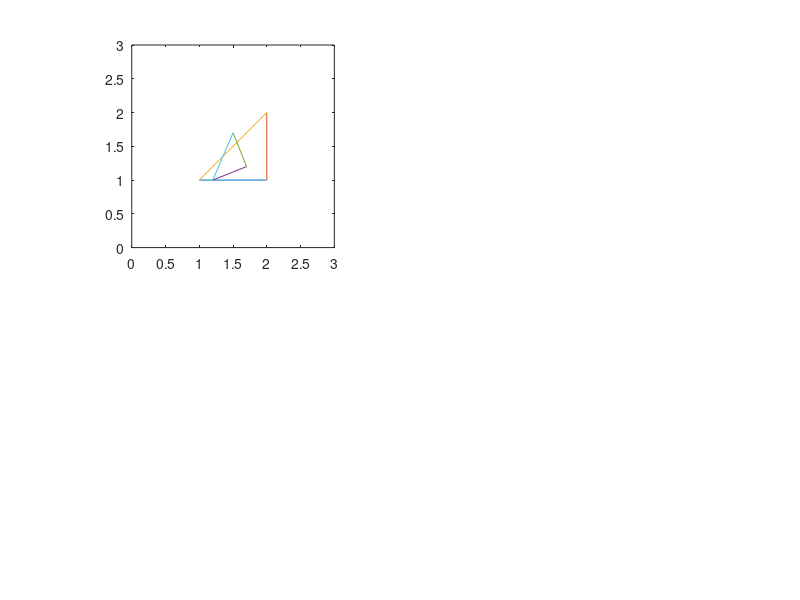

MATLAB code for this plot:
% find an affine transformation Ax + b that transforms from
% {x00,x10,x20} to {x01,x11,x21}
% Copyright 1999 by Todd K. Moon

x00 = [1;1];  x10 = [2;1];  x20 = [2;2];
x01 = [1.2;1];   % from (1,1)
x11 = [1.7;1.2];   % from (2,1)
x21 = [1.5;1.7];   % from (2,2)


X = [x00(1) x00(1) 0      0      1 0
	 0      0      x00(1) x00(1) 0 1
	 x10(1) x10(2) 0      0      1 0
	 0      0      x10(1) x10(2) 0 1
	 x20(1) x20(2) 0      0      1 0
	 0      0      x20(1) x20(2) 0 1];
y = [x01(1); x01(2);  x11(1); x11(2);   x21(1); x21(2)];
x = X\y;

A = reshape(x(1:4),2,2)';
b = x(5:6);

subplot(2,2,1)
plot([x00(1),x10(1)],[x00(2),x10(2)]);
hold on;
plot([x10(1),x20(1)],[x10(2),x20(2)]);
plot([x20(1),x00(1)],[x20(2),x00(2)]);

plot([x01(1),x11(1)],[x01(2),x11(2)]);
plot([x11(1),x21(1)],[x11(2),x21(2)]);
plot([x21(1),x01(1)],[x21(2),x01(2)]);
axis('equal')
axis([0 3 0 3]);
print -deps ../pictures/ex143.eps
